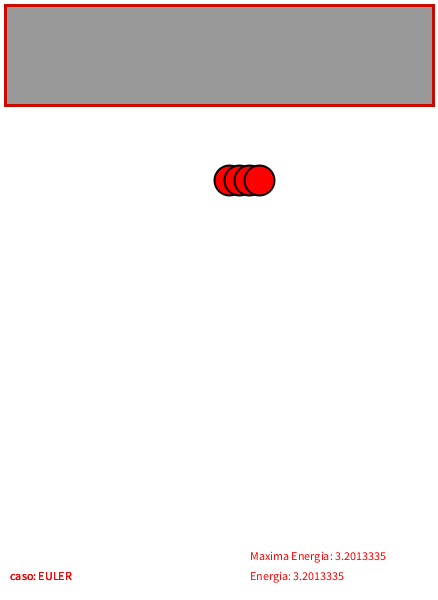
Frame 1 (no input)
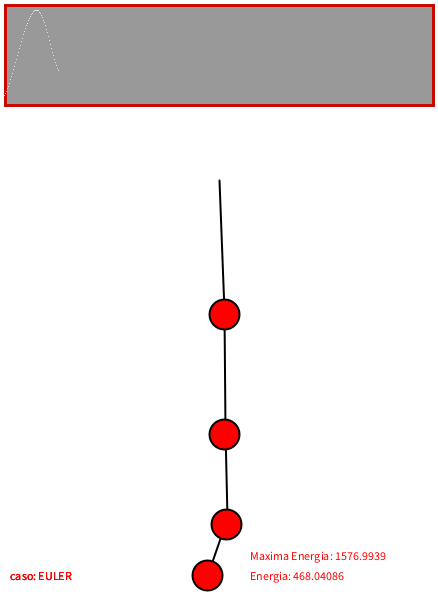
Frame 60 (the mouse pressed at the canvas centre just before this capture)
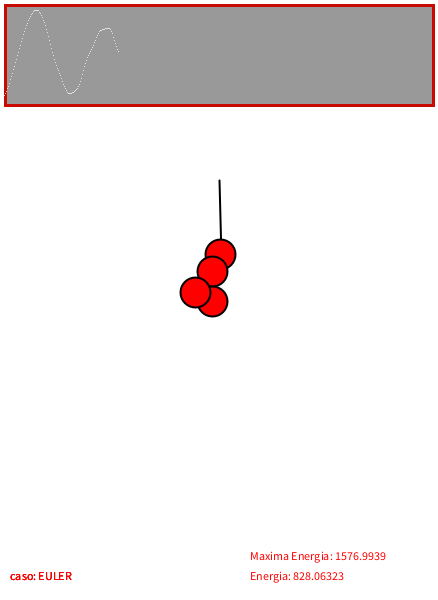
Frame 120 (the mouse held since frame 60 and released just before this capture)

The Processing sketch that drew these frames (run headless with seeded random() and noise(); from frame 60 on, the mouse is pressed at the canvas centre):

// Processing sketch: processing_150645
// ── processing_150645.pde


final int EULER1 = 0;
final int EULER_SEMI1 = 1;
final int RK21 = 2;
final int HEUN1 = 3;
final int NMUELLES = 4;

Extremo[] vExtr = new Extremo[NMUELLES+1];
Muelle[] vMuelles = new Muelle[NMUELLES];
final int Tam_Vent_X = 428, Tam_Vent_Y = 100;
float[] vE = new float[Tam_Vent_X];				// Energia del sistema (t)
			
int lmuelle = 10;								// Longitud del muelles						
int t = 0;
float maximo = 0;

int caso = 0;


void setup() {
  size(438, 600);
  // Create objects at starting location
  // Note third argument in Spring constructor is "rest length"
  
  //Inicializa las posiciones iniciales
  for (int i = 0; i < vExtr.length; i++) {
    vExtr[i] = new Extremo(width*0.5 + i*lmuelle, height*0.3);
  }
  //Establece los objetos muelle
  for (int i = 0; i < vMuelles.length; i++) {
    vMuelles[i] = new Muelle(vExtr[i], vExtr[i+1],lmuelle);
  }
}

void draw() {
  background(255); 
  float Etotal = 0;
  float vSuma = 0;
  
  for (Muelle s : vMuelles) {
    s.update();
    s.display();
  }
 
  for (int i = 1; i < vExtr.length; i++){ //el extremo 1 es fijo, por ello i=1
    //Modificamos la variable que le pasamos al update() según queramos EULER, EULER_SEMI, HEUN o RK2
    if (caso == 0){
        caso = EULER1;
        text("caso: EULER", 10, height-20);
    }
    else if (caso == 1){
      caso = EULER_SEMI1;
      text("caso: EULER-SEMI", 10, height-20);
    }
    else if (caso == 2){
      caso = RK21;
      text("caso: RK2", 10, height-20);
    }
    else if (caso == 3){
      caso = HEUN1;
      text("caso: HEUN", 10, height-20);
    }
      
    
    vExtr[i].update(caso);
    vExtr[i].display();
    vExtr[i].drag(mouseX, mouseY);
    
    //Recogemos la E.Cinetica de cada extremo
    Etotal += vExtr[i].Ecinetica;
    /*vSuma += vExtr[i].velocity.mag() * vExtr[i].velocity.mag();
    Etotal = (vSuma/2) * masa;*/
    
    if(maximo < Etotal)
       maximo = Etotal;
  }
  
  vE[t] = Etotal;
  text("Maxima Energia: " + maximo, 250,560);
  text( "Energia: " + vE[t], 250, 580);
  
 //Sacar los puntos para hacer las gráficas:
   plot_func(t, 5, 5, Tam_Vent_X, Tam_Vent_Y);
   t = (t + 1)%Tam_Vent_X;
}

//Funciones del mouse para hacer el drag:
void mousePressed() {
  for (Extremo b : vExtr) {
    b.clicked(mouseX, mouseY);
  }
}

void mouseReleased() {
  for (Extremo b : vExtr) {
    b.stopDragging();
  }
}

void keyPressed(){
  
  if(key == '1'){
    caso = 0;
    for (int i = 0; i < vExtr.length; i++) {
    vExtr[i] = new Extremo(width*0.5 + i*lmuelle, height*0.3);
    }
    //Establece los objetos muelle
    for (int i = 0; i < vMuelles.length; i++) {
      vMuelles[i] = new Muelle(vExtr[i], vExtr[i+1],lmuelle);
    }
  }else if(key == '2'){
    caso = 1;
    for (int i = 0; i < vExtr.length; i++) {
    vExtr[i] = new Extremo(width*0.5 + i*lmuelle, height*0.3);
    }
    //Establece los objetos muelle
    for (int i = 0; i < vMuelles.length; i++) {
      vMuelles[i] = new Muelle(vExtr[i], vExtr[i+1],lmuelle);
    }
  }else if(key == '3'){
    caso = 2;
    for (int i = 0; i < vExtr.length; i++) {
    vExtr[i] = new Extremo(width*0.5 + i*lmuelle, height*0.3);
    }
    //Establece los objetos muelle
    for (int i = 0; i < vMuelles.length; i++) {
      vMuelles[i] = new Muelle(vExtr[i], vExtr[i+1],lmuelle);
    }
  }else if(key == '4'){
    caso = 3;
    for (int i = 0; i < vExtr.length; i++) {
    vExtr[i] = new Extremo(width*0.5 + i*lmuelle, height*0.3);
    }
    //Establece los objetos muelle
    for (int i = 0; i < vMuelles.length; i++) {
      vMuelles[i] = new Muelle(vExtr[i], vExtr[i+1],lmuelle);
    }
  }
    
}

void plot_func(int time, int cx, int cy, int rx, int ry)
{
  stroke(200, 10, 0);
  strokeWeight(3);
  fill(153);
  rect(cx, cy, rx, ry);
  stroke(200, 210, 0);
  
  
  strokeWeight(1);
  stroke(255);
 
  for(int i=0;i<time;i++)
   point (i, Tam_Vent_Y - (vE[i]/maximo)*Tam_Vent_Y*0.9) ;
  
 }

class Extremo { 
  PVector location;
  PVector velocity;
  PVector velocityMedia; //para RK2
  PVector velocityOld; //para Heun
  PVector acceleration; //Suma de tres aceleraciones
  float mass = 15, dt = 0.5;
  //Convergencia: Se demuestra que se reduce el error si los
  //incrementos de tiempo disminuyen.
  
  PVector gravity;
  float Ecinetica, Ep;
  
  // Arbitrary damping to simulate friction / drag 
  float damping = 0.1;

  // For mouse interaction
  PVector dragOffset;
  boolean dragging = false;

  // Constructor
  Extremo(float x, float y) {
    location = new PVector(x,y);
    velocity = new PVector();
    velocityMedia = new PVector();
    velocityOld = new PVector();
    acceleration = new PVector();
    dragOffset = new PVector();
    gravity = new PVector(0, 9.8);
  } 

  // Métodos de integracion:: A completar por el alumn@
  void update(int mode) {
    applyForce(gravity);
    
    switch(mode)
    {
      //Caso0: Euler explicito. Primero cálculo de posicion y luego velocidad
      case 0:
      // R = R + V * d(t)
      location.x = location.x + velocity.x * dt;
      location.y = location.y + velocity.y * dt;
      
      // V = V + A * d(t)
      velocity.x = velocity.x + acceleration.x * dt;
      velocity.y = velocity.y + acceleration.y * dt;
      
      acceleration = new PVector(0,0); //Reseteamos las fuerzas a 0 para que no se acomulen las aceleraciones
      
      
      //Caso1: Euler semi-implicito. Primero cálculo de velocidad y luego posición
      case 1: 
      // V = V + A * d(t)
      velocity.x = velocity.x + acceleration.x * dt;
      velocity.y = velocity.y + acceleration.y * dt;
      
      // R = R + V * d(t)
      location.x = location.x + velocity.x * dt;
      location.y = location.y + velocity.y * dt;
      
      acceleration = new PVector(0,0);
      break;
      
      
      
      //Caso2: RK2. Derivada en pto medio
      case 2:
      /* f(pto medio) = f(xi, yi) + [f'(xi, yi)/2] * dt
         y(i+1) = yi + f(pto medio) * dt
      */  
      velocity.x = velocity.x + acceleration.x * dt;
      velocity.y = velocity.y + acceleration.y * dt;
      
      velocityMedia.x = velocity.x + (acceleration.x * dt) / 2.0;
      velocityMedia.y = velocity.y + (acceleration.y * dt) / 2.0;
      
      location.x = location.x + ((velocity.x+velocityMedia.x)/2.0) * dt;
      location.y = location.y + ((velocity.y+velocityMedia.y)/2.0) * dt;
      
      acceleration = new PVector(0,0);
      break;
      
      
      
      //Caso3: Heun. yº(i+1) = yi + f(xi, yi)*dt
      case 3:
      /*yº(i+1) = yi + Pendiente *dt
        Pendiente = [f(xi,yi) + f(xi+1. yi+1)] / 2
      */
      
      //PVector aux=acceleration;
      //aux.mult(dt);
      //velocity.add(acceleration*dt)
      velocity.x = ((velocityOld.x + velocity.x) / 2.0) + acceleration.x * dt;
      velocity.y = ((velocityOld.y + velocity.y) / 2.0) + acceleration.y * dt;
      
      location.x = location.x + velocity.x * dt;
      location.y = location.y + velocity.y * dt;
      
      velocityOld.x = velocity.x; //Guardamos la velocidad anterior
      velocityOld.y = velocity.y;
      
      acceleration = new PVector(0,0);
      break;
    
    }
    // Ec = 1/2 * (m * v * v)
    Ecinetica = (0.5) * mass * pow(velocity.mag(),2);
    
    
  }

  // Newton's law: F = M * A
  void applyForce(PVector force) { //Carga en la aceleracion, la aceleracion correspondiente a cada una de las fuerzas
    PVector f = force.get();
    f.div(mass); //Divide la fuerza entre la masa = a
    acceleration.add(f);
  }


  // Draw 
  void display() { 
    stroke(0);
    strokeWeight(2);
    fill(255,0,0);
    if (dragging) {
      fill(50);
    }
    ellipse(location.x,location.y,mass*2,mass*2);
  } 

  // The methods below are for mouse interaction

  // This checks to see if we clicked on the mover
  void clicked(int mx, int my) {
    float d = dist(mx,my,location.x,location.y);
    if (d < mass) {
      dragging = true;
      dragOffset.x = location.x-mx;
      dragOffset.y = location.y-my;
    }
  }

  void stopDragging() {
    dragging = false;
  }

  void drag(int mx, int my) {
    if (dragging) {
      location.x = mx + dragOffset.x;
      location.y = my + dragOffset.y;
    }
  }
}


class Muelle { 

  // Location (direccion = x1 - x0, y1 - y0)
  PVector anchor = new PVector();

  // Rest length and spring constant
  float len;
  float k = 0.52; //elongacion
  float mod;
  
  Extremo a;
  Extremo b;

  // Constructor
  Muelle(Extremo a_, Extremo b_, int l) {
    a = a_;
    b = b_;
    len = l; //Longitud de reposo
  } 

  // Calcular la fuerza del muelle: A completar por el alumn@
  void update() { 

    anchor = PVector.sub(b.location, a.location);
    mod = anchor.mag();
    anchor.normalize();
    
    /*
    Fuerza proporcional al desplazamiento (ley de Hooke) -sin amortiguación:
    ->Fk = ks*(Lactual − Lreposo)
    Fk = k * anchor * (mod - len);
    
    Modelos con amortiguación (damper):
    ->Fk_amort = Fk − kd*vmuelle
    */
     PVector FuerzaMuelleA=new PVector(0,0);
     PVector FuerzaMuelleB=new PVector(0,0);
     
     PVector Fk = PVector.mult(anchor, k * (mod - len));
     PVector Fk_amort = PVector.mult(a.velocity, a.damping);
     FuerzaMuelleA = PVector.sub(Fk, Fk_amort);
     //FuerzaMuelleA = PVector.mult(anchor, k * (mod - len)) - PVector.mult(a.damping, a.velocity);
   
     PVector FkB = PVector.mult(anchor, (-k) * (mod - len));
     PVector Fk_amortB = PVector.mult(b.velocity, b.damping);
     FuerzaMuelleB = PVector.sub(FkB, Fk_amortB);
     //FuerzaMuelleB = PVector.mult(anchor, (-k) * (mod - len)) - PVector.mult(a.damping, a.velocity);
    
     a.applyForce(FuerzaMuelleA);
     b.applyForce(FuerzaMuelleB);
    
    
  }


  void display() {
    strokeWeight(2);
    stroke(0);
    line(a.location.x, a.location.y, b.location.x, b.location.y);
  }
}
